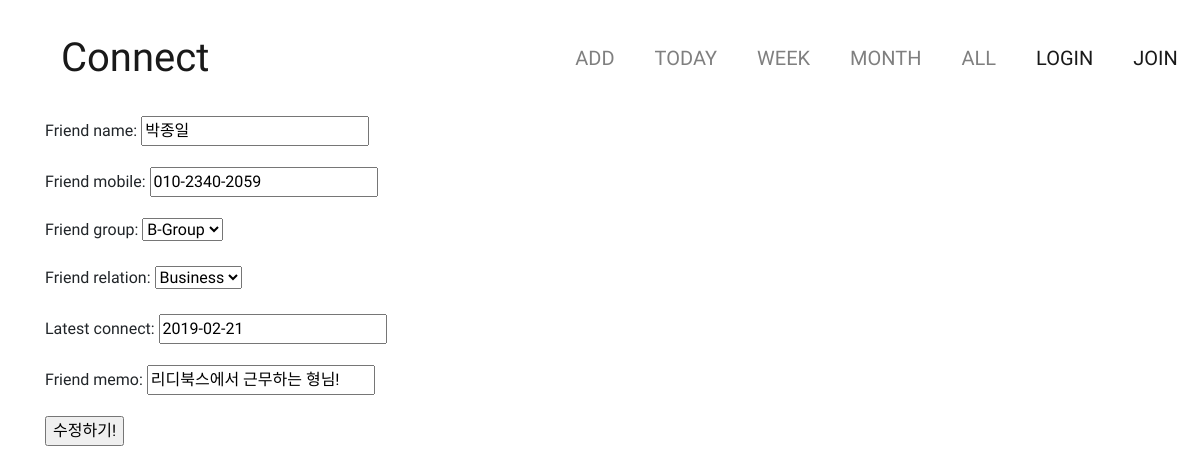
The app's page /update/18 with its own data.
### friends/models.py (models this page shows, shortened)
class Friends(models.Model):
    friend_name = models.CharField(max_length=50)
    user = models.ForeignKey(User, on_delete=models.CASCADE, related_name='user')
    friend_mobile = models.CharField(max_length=13) #12자리만 받으려면 어떻게 해야하지?
    Agroup = "Agroup"
    Bgroup = "Bgroup"
    Cgroup = "Cgroup"
    Dgroup = "Dgroup"
    GRADE = (
        (Agroup, "A-Group"),
        (Bgroup, "B-Group"),
        (Cgroup, "C-Group"),
        (Dgroup, "D-Group"),
    )
    friend_group = models.CharField(max_length=10, choices=GRADE, default=Bgroup)
    Friend = "Friend"
    Business = "Business"
    Family = "Family"
    Another = "Another"
    RELATIONSHIP = (
        (Friend, "Friend"),
        (Business, "Business"),
        (Family, "Family"),
        (Another, "Another")
    )
    friend_relation = models.CharField(max_length=10, choices=RELATIONSHIP, default=Business)
    latest_connect = models.DateField(default=date.today)
    friend_memo = models.CharField(max_length=500)
    scheduled_connect = models.DateField(blank=True)

### friends/views.py (the view)
# urls.py: path('update/<int:pk>', FriendUpdate.as_view(), name='update'),
class FriendUpdate(UpdateView):
    model = Friends
    fields = ['friend_name', 'friend_mobile', 'friend_group', 'friend_relation', 'latest_connect', 'friend_memo']
    template_name_suffix = '_update'
    success_url = '/'

### friends/templates/friends/friends_update.html (shortened to what this page needs)
{% extends 'base.html' %}
{% block content %}
<form action="" method="post">
    {{form.as_p}}
    <input type="submit" value="수정하기!">
</form>
{% endblock %}

### records on screen
Friends: friend_name "박종일", friend_mobile "010-2340-2059", friend_group "B-Group", friend_relation "Business", latest_connect "2019-02-21", friend_memo "리디북스에서 근무하는 형님!"
